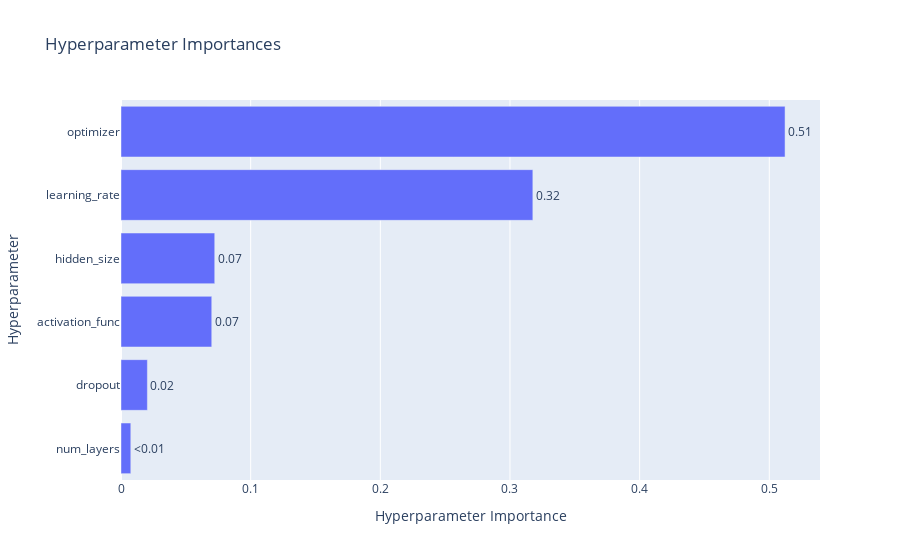

This figure's notebook cell:
### Markdown cell above
## ---- the objective function created with pruning for CH4 (copy below cell for other outputs)-----
### Note: Choose hyperparameter range carefully for better optimization

### Code cell
"""
Optuna example that optimizes multi-layer perceptrons using PyTorch.

In this example, we optimize the validation accuracy of fashion product recognition using
PyTorch. We optimize the neural network architecture as well as the optimizer
configuration.
"""

### could add a function to choose the output (model name and data), CH4 in this case  #### change for other outputs according to the train_test_split
model_name = model_name_CH4
X_train = X_train_CH4_T 
X_valid = X_valid_CH4_T
X_test = X_test_CH4_T
y_train = y_train_CH4_T
y_valid = y_valid_CH4_T
y_test = y_test_CH4_T
model_path = f'{model_name_CH4}.pt'

def objective_CH4_pruning(trial, save_model = False):
    
    params = {              ## the range of parameters might be too large, thus taking a lot of time 
        "num_layers": trial.suggest_int("num_layers", 1,5,1),   
        "hidden_size": trial.suggest_int("hidden_size", 1, 15,1),  
        "dropout": trial.suggest_uniform("dropout", 0.1, 0.2), 
        "learning_rate": trial.suggest_loguniform("learning_rate",1e-3, 1e-2),
        "optimizer": trial.suggest_categorical("optimizer", ["Adam", "RMSprop", "SGD"]),
        "activation_func": trial.suggest_categorical("activation_func", ["ReLU", "Sigmoid", "Tanh"])
#         "epochs": trial.suggest_int("epochs", 100, 1000,100) ## number of epochs defined manually, but could be tuned......
        }

###     def run_training(trial, params, ):   ### training function included in the objective function
    model = Model(
    nfeatures=X_train.shape[1], 
    ntargets=1, # y_train.shape[1]  
    nlayers=params["num_layers"], 
    hidden_size=params["hidden_size"],
    dropout=params["dropout"],
    activation_func = params["activation_func"] 
             )
    optimizer = getattr(optim, params["optimizer"])(model.parameters(), lr=params["learning_rate"]) 
    eng = Engine(model, optimizer) 

    best_loss = np.inf
    early_stopping_iter = 10
    early_stopping_counter = 0
    
    for epoch in range(EPOCHS):
        train_loss = eng.train(X_train, y_train) ##train_loader)
        valid_loss = eng.evaluate(X_valid, y_valid) ##train_loader)
        print(f"{epoch}, {train_loss}, {valid_loss}")
        if valid_loss < best_loss:
            best_loss = valid_loss
            if save_model:
                torch.save(model, f"{model_name}.pt" )
        
        ######## Add pruning ######
        trial.report(best_loss, epoch)

        # Handle pruning based on the intermediate value.
        if trial.should_prune():
            raise optuna.exceptions.TrialPruned()
    
        else:
            early_stopping_counter += 1

        if early_stopping_counter > early_stopping_iter:
            break

    print('R2 Values:')
    print('                ')
    print(f'Best model R2 in Test: {r2_score(y_test, model(X_test).detach().numpy())}')
    print(f'Best model R2 in Valid: {r2_score(y_valid, model(X_valid).detach().numpy())}')
    print(f'Best model R2 in Train: {r2_score(y_train, model(X_train).detach().numpy())}')
    print('---------------------------------------------')
        
    return best_loss

### The following command is to run the study with the objective function
if __name__ == "__main__":
    
    if path.isfile(model_path): ## look for the model in the existing directory
        print('Loading pre-trained model from: {}'.format(model_path))
    
    else:
    
        study_ANN = optuna.create_study(direction='minimize', sampler=TPESampler()) 
        study_ANN.optimize(objective_CH4_pruning, n_trials = optuna_n_trials, show_progress_bar = True)   ### change "optuna_n_trials" manually if needed

        ############ Show the best parameters 

        print("Number of finished trials: {}".format(len(study_ANN.trials)))
        # print("Best trial:")
        trial_ANN = study_ANN.best_trial

        print("  Value: {}".format(trial_ANN.value))

        print("  Params: ")
        for key, value in trial_ANN.params.items():
            print("    {}: {}".format(key, value))

        ## Hyperparameter Importance Plot

        fig_1 = optuna.visualization.plot_param_importances(study_ANN)
        fig_1.show()

        ############ Saving the model (trained with the best parameters)    

        print(trial_ANN.params) ## best parameters

        scores = 0
        scr = run_training(trial_ANN.params, model_name, X_train, X_valid, y_train, y_valid, save_model = True)
        print(scr)

        print('Finished training the model. Saving the model to the path: {}'.format(model_path))

        ### Printing Number of Pruned Trials ####

        pruned_trials = study_ANN.get_trials(deepcopy=False, states=[TrialState.PRUNED])
        complete_trials = study_ANN.get_trials(deepcopy=False, states=[TrialState.COMPLETE])

        print("Study statistics: ")
        print("  Number of finished trials: ", len(study_ANN.trials))
        print("  Number of pruned trials: ", len(pruned_trials))
        print("  Number of complete trials: ", len(complete_trials))

### Figure 1 — Plotly figure (JSON) as saved in the notebook; plotly's stock layout.template omitted (floating-point values rounded to 4 significant figures)
{"data": [{"cliponaxis": false, "hovertemplate": ["num_layers (IntDistribution): 0.007561278839257967<extra></extra>", "dropout (FloatDistribution): 0.020343709595090798<extra></extra>", "activation_func (CategoricalDistribution): 0.06999732133763434<extra></extra>", "hidden_size (IntDistribution): 0.07229465527429885<extra></extra>", "learning_rate (FloatDistribution): 0.31764741484888775<extra></extra>", "optimizer (CategoricalDistribution): 0.5121556201048302<extra></extra>"], "name": "Objective Value", "orientation": "h", "text": ["<0.01", "0.02", "0.07", "0.07", "0.32", "0.51"], "textposition": "outside", "type": "bar", "x": [0.007561, 0.02034, 0.07, 0.07229, 0.3176, 0.5122], "y": ["num_layers", "dropout", "activation_func", "hidden_size", "learning_rate", "optimizer"]}], "layout": {"title": {"text": "Hyperparameter Importances"}, "xaxis": {"title": {"text": "Hyperparameter Importance"}}, "yaxis": {"title": {"text": "Hyperparameter"}}}}
